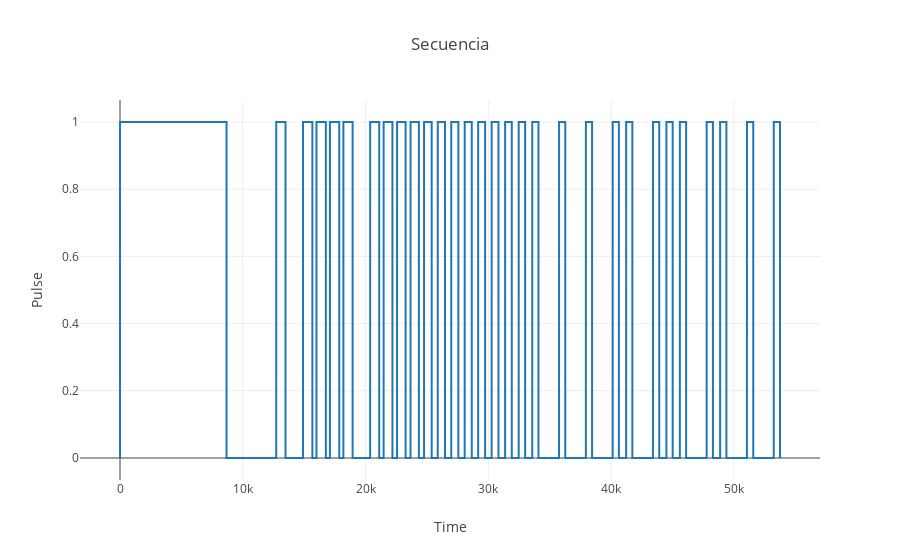
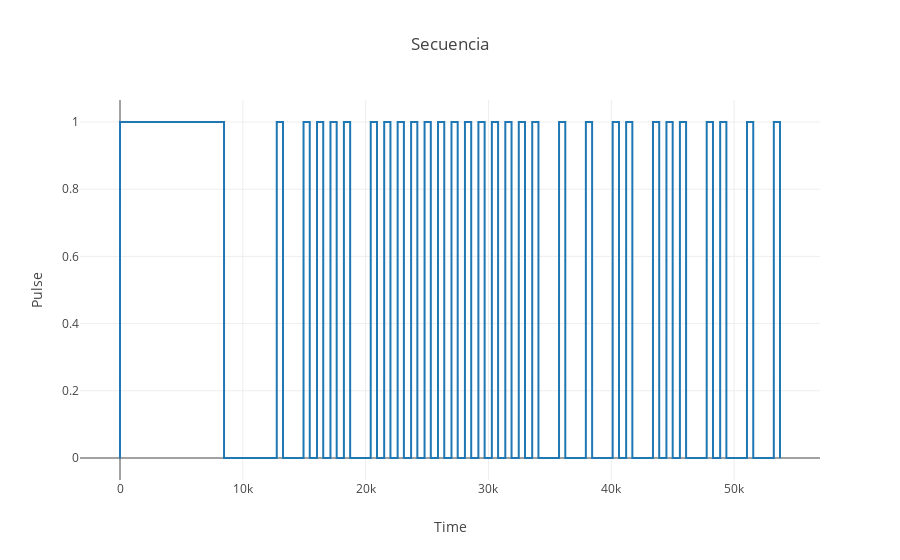
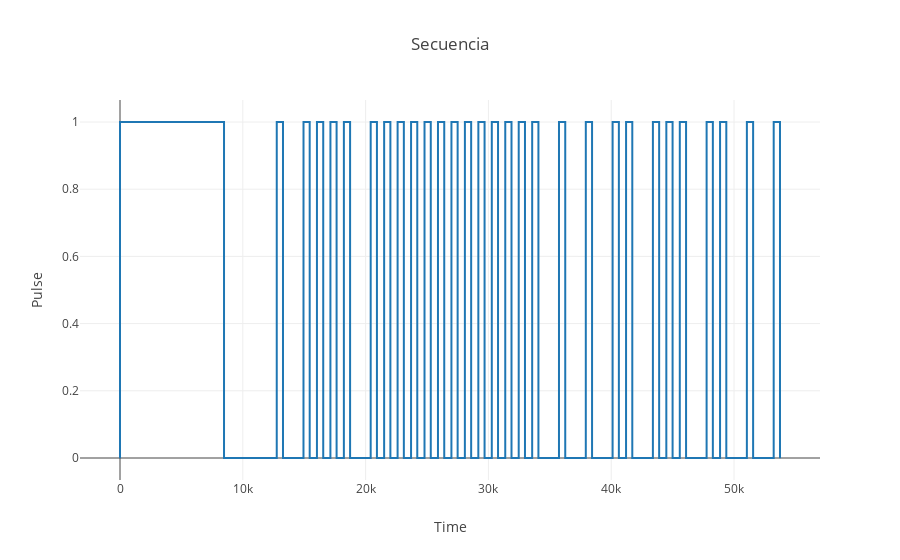
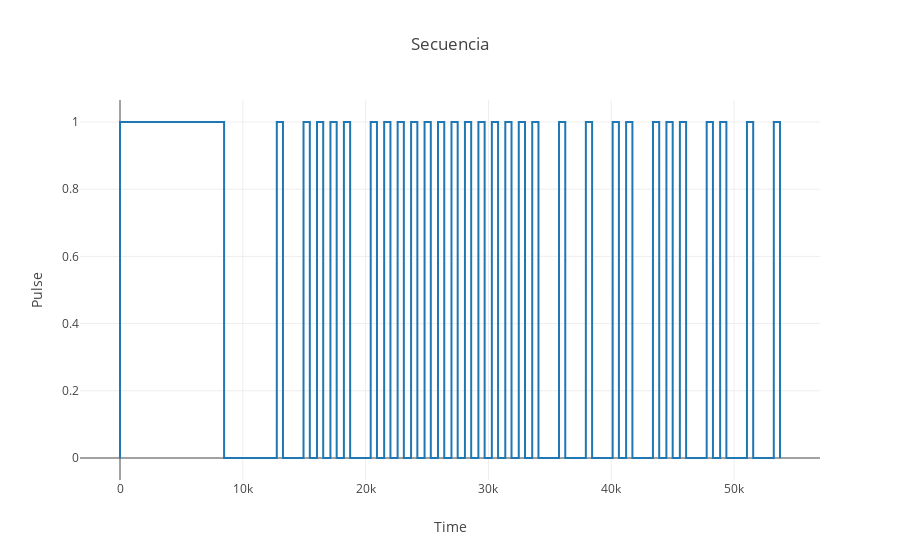

Notebook code cell kept with these figures, in order:
### Code cell
# ## Graphical techniques
# 
# def create_graphs_HoHH(data_func, values_func, labels_func, sum_func, title):
#     create_three_pie_graphs((reg_survey_femHoHH, reg_survey, reg_survey_maleHoHH), data_func, values_func,
#                             labels_func, sum_func, title,
#                             "Female Head of Household", .04,
#                             "Global", .5,
#                             "Male Head of Household", .94)
# 
# def create_graphs_respondent(data_func, values_func, labels_func, sum_func, title):
#     create_three_pie_graphs((reg_survey_female, reg_survey, reg_survey_male), data_func, values_func,
#                             labels_func, sum_func, title,
#                             "Female Respondent", .07,
#                             "Global", .5,
#                             "Male Respondent", .91)
# 
# def create_pie_graph(serie, title):
#     fig = {
#         "layout": {
#             "title": title
#         },
#         "data": [
#             {
#                 "values": serie.values,
#                 "labels": serie.index.values,
#                 "type": "pie",
#                 "sort": False
#             }
#         ]
#     }
# 
#     iplot(fig)
#     
#     
# def create_three_pie_graphs((df1, df2, df3), data_func, values_func,
#                             labels_func, sum_func, title,
#                             title1, title1_x_offset,
#                             title2, title2_x_offset,
#                             title3, title3_x_offset):
#     data_fem = data_func(df1)
#     data_global = data_func(df2)
#     data_male = data_func(df3)
# 
#     fig = {
#         "layout": {
#             "title": title,
#             "annotations": [
#                 {
#                     "font": {
#                         "size": 14
#                     },
#                     "showarrow": False,
#                     #"text": title1 + " (" + str(sum_func(data_fem)) + ")",
#                     "text": title1,
#                     "x": title1_x_offset,
#                     "y": 1
#                 },
#                 {
#                     "font": {
#                         "size": 14
#                     },
#                     "showarrow": False,
#                     #"text": title2 + " (" + str(sum_func(data_global)) + ")",
#                     "text": title2,
#                     "x": title2_x_offset,
#                     "y": 1
#                 },
#                 {
#                     "font": {
#                         "size": 14
#                     },
#                     "showarrow": False,
#                     #"text": title3 + " (" + str(sum_func(data_male)) + ")",
#                     "text": title3,
#                     "x": title3_x_offset,
#                     "y": 1
#                 }
#             ]
#         },
#         "data": [
#             {
#                 "values": values_func(data_fem),
#                 "labels": labels_func(data_fem),
#                 "domain": {
#                     "x": [0, .32]
#                 },
#                 "type": "pie",
#                 "sort": False
#             },
#             {
#                 "values": values_func(data_global),
#                 "labels": labels_func(data_global),
#                 "domain": {
#                     "x": [.34, .64]
#                 },
#                 "type": "pie",
#                 "sort": False
#             },
#             {
#                 "values": values_func(data_male),
#                 "labels": labels_func(data_male),
#                 "domain": {
#                     "x": [.66, .98]
#                 },
#                 "type": "pie",
#                 "sort": False
#             }
#         ]
#     }
# 
#     iplot(fig)
# 
# def create_stacked_bars_graph((df1, df2), data_func, x_func, y_func, title,
#                               title_df1, title_df2):
#     data_global = data_func(pd.concat([df1, df2]))
#     data_fem = data_func(df1)
#     data_male = data_func(df2)
# 
#     fig = {
#         "layout": {
#             "title": title,
#             "xaxis": {
#                 "tickangle": -45
#             },
#             "barmode": "stack",
#             "width": 700,
#             "annotations": []
#         },
#         "data": [
#             {
#                 "x": x_func(data_fem),
#                 "y": y_func(data_fem),
#                 "type": "bar",
#                 "name": title_df1,
#                 "marker": {
#                     "color": 'rgb(225,225,258)',
#                     "line": {
#                         "color": 'rgb(0,0,192)',
#                         "width": 1.5
#                     }
#                 },
#             },
#             {
#                 "x": x_func(data_male),
#                 "y": y_func(data_male),
#                 "type": "bar",
#                 "name": title_df2,
#                 "marker": {
#                     "color": 'rgb(258,225,225)',
#                     "line": {
#                         "color": 'rgb(192,0,0)',
#                         "width": 1.5
#                     }
#                 },
#             }
#         
#         ]
#     }
# 
# 
# #    for i in range(0, len(kitchen_type)):
# #        fig["layout"]["annotations"].append(
# #            {
# #                 "x": map(lambda x: x.capitalize(), kitchen_perc.index.values)[i],
# #                 "y": kitchen_perc.values[i] + 1.5,
# #                "x": pd.concat([df1, df2])[i],
# #                "y": y_func(data_global)[i] + 1.5,
# #                "text": str(data_global.values[i]) + "%",
# #                "font": dict(
# #                    family='Arial',
# #                    size=14,
# #                    color='rgba(0, 0, 100, 1)'
# #                ),
# #                "showarrow": False,
# #    
# #            }
# #        )
# #
# #
#     iplot(fig)
#     
# 
# def plot_wealth_criteria(groupby_data, values, title):
#     groupby_data = groupby_data * 100 / groupby_data.sum()
#     poor = groupby_data[groupby_data.index <= values[0]]
#     medium = groupby_data[groupby_data.index > values[0]]
#     medium = medium[medium.index <= values[1]]
#     rich = groupby_data[groupby_data.index > values[1]]
#     rich = rich[rich.index <= values[2]]
#     print medium
#     
#     fig_distribution = {
#         "layout": {
#             "title": title,
#             "yaxis": {
#                 "ticksuffix": "%"
#             },
#             "width": 700,
#             "annotations": []
#         },
#         "data": [
#             {
#                 "x": poor.index.values,
#                 "y": poor.values,
#                 "type": "bar",
#                 "name": "Very poor (" + str(round(poor.values.sum(), 1)) + "%)" ,
#                 "marker": {
#                     "color": 'rgb(214,39,40)',
#                 }
#             },
#             {
#                 "x": medium.index.values,
#                 "y": medium.values,
#                 "type": "bar",
#                 "name": "Poor (" + str(round(medium.values.sum(), 1)) + "%)",
#                 "marker": {
#                     "color": 'rgb(255,127,14)',
#                 }
#             },
#             {
#                 "x": rich.index.values,
#                 "y": rich.values,
#                 "type": "bar",
#                 "name": "Medium (" + str(round(rich.values.sum(), 1)) + "%)",
#                 "marker": {
#                     "color": 'rgb(44,160,44)',
#                 }
#             }
#         ]
#     }
#     
#     iplot(fig_distribution)

def plot_bits(command, title):
    graph = {
        "layout": {
            "title": title,
            "xaxis": {
                "title": "Time"
            },
            "yaxis": {
                "title": "Pulse"
            }
        },
        "data": [
            {
    
                "x": list(map(lambda x: x[1], command)),
                "y": list(map(lambda x: x[0], command)),
                "mode": "markers+lines",
                "marker": {
                    "size": 1
                },
                "type": "scatter"
            }
        ]
    }
    iplot(graph)

for i in new_commands:
    plot_bits(i, "Secuencia")

### Figure 1 — Plotly figure (JSON) as saved in the notebook; plotly's stock layout.template omitted (floating-point values rounded to 4 significant figures)
{"data": [{"marker": {"size": 1}, "mode": "markers+lines", "type": "scatter", "x": [0, 1, 8677, 8678, 12723, 12724, 13480, 13481, 14904, 14905, 15668, 15669, 16000, 16001, 16765, 16766, 17096, 17097, 17856, 17857, 18192, 18193, 18945, 18946, 20375, 20376, 21111, 21112, 21471, 21472, 22188, 22189, 22567, 22568, 23262, 23263, 23663, 23664, 24341, 24342, 24763, 24764, 25383, 25384, 25879, 25880, 26468, 26469, 26978, 26979, 27557, 27558, 28074, 28075, 28649, 28650, 29170, 29171, 29736, 29737, 30269, 30270, 30823, 30824, 31365, 31366, 31907, 31908, 32471, 32472, 32996, 32997, 33575, 33576, 34082, 34083, 35759, 35760, 36265, 36266, 37943, 37944, 38448, 38449, 40127, 40128, 40630, 40631, 41223, 41224, 41728, 41729, 43406, 43407, 43917, 43918, 44502, 44503, 45012, 45013, 45597, 45598, 46107, 46108, 47780, 47781, 48289, 48290, 48877, 48878, 49386, 49387, 51060, 51061, 51574, 51575, 53244, 53245, 53752, 53753], "y": [0, 1, 1, 0, 0, 1, 1, 0, 0, 1, 1, 0, 0, 1, 1, 0, 0, 1, 1, 0, 0, 1, 1, 0, 0, 1, 1, 0, 0, 1, 1, 0, 0, 1, 1, 0, 0, 1, 1, 0, 0, 1, 1, 0, 0, 1, 1, 0, 0, 1, 1, 0, 0, 1, 1, 0, 0, 1, 1, 0, 0, 1, 1, 0, 0, 1, 1, 0, 0, 1, 1, 0, 0, 1, 1, 0, 0, 1, 1, 0, 0, 1, 1, 0, 0, 1, 1, 0, 0, 1, 1, 0, 0, 1, 1, 0, 0, 1, 1, 0, 0, 1, 1, 0, 0, 1, 1, 0, 0, 1, 1, 0, 0, 1, 1, 0, 0, 1, 1, 0]}], "layout": {"title": "Secuencia", "xaxis": {"title": "Time"}, "yaxis": {"title": "Pulse"}}}

### Figure 2 — Plotly figure (JSON) as saved in the notebook; plotly's stock layout.template omitted (floating-point values rounded to 4 significant figures)
{"data": [{"marker": {"size": 1}, "mode": "markers+lines", "type": "scatter", "x": [0, 1, 8470, 8471, 12763, 12764, 13271, 13272, 14942, 14943, 15449, 15450, 16038, 16039, 16546, 16547, 17134, 17135, 17642, 17643, 18229, 18230, 18738, 18739, 20413, 20414, 20923, 20924, 21509, 21510, 22018, 22019, 22605, 22606, 23114, 23115, 23700, 23701, 24208, 24209, 24796, 24797, 25305, 25306, 25891, 25892, 26399, 26400, 26987, 26988, 27494, 27495, 28083, 28084, 28594, 28595, 29179, 29180, 29687, 29688, 30275, 30276, 30783, 30784, 31370, 31371, 31879, 31880, 32466, 32467, 32973, 32974, 33561, 33562, 34069, 34070, 35745, 35746, 36254, 36255, 37929, 37930, 38438, 38439, 40112, 40113, 40626, 40627, 41208, 41209, 41714, 41715, 43392, 43393, 43900, 43901, 44488, 44489, 44997, 44998, 45585, 45586, 46089, 46090, 47767, 47768, 48278, 48279, 48863, 48864, 49370, 49371, 51047, 51048, 51557, 51558, 53231, 53232, 53734, 53735], "y": [0, 1, 1, 0, 0, 1, 1, 0, 0, 1, 1, 0, 0, 1, 1, 0, 0, 1, 1, 0, 0, 1, 1, 0, 0, 1, 1, 0, 0, 1, 1, 0, 0, 1, 1, 0, 0, 1, 1, 0, 0, 1, 1, 0, 0, 1, 1, 0, 0, 1, 1, 0, 0, 1, 1, 0, 0, 1, 1, 0, 0, 1, 1, 0, 0, 1, 1, 0, 0, 1, 1, 0, 0, 1, 1, 0, 0, 1, 1, 0, 0, 1, 1, 0, 0, 1, 1, 0, 0, 1, 1, 0, 0, 1, 1, 0, 0, 1, 1, 0, 0, 1, 1, 0, 0, 1, 1, 0, 0, 1, 1, 0, 0, 1, 1, 0, 0, 1, 1, 0]}], "layout": {"title": "Secuencia", "xaxis": {"title": "Time"}, "yaxis": {"title": "Pulse"}}}

### Figure 3 — Plotly figure (JSON) as saved in the notebook; plotly's stock layout.template omitted (floating-point values rounded to 4 significant figures)
{"data": [{"marker": {"size": 1}, "mode": "markers+lines", "type": "scatter", "x": [0, 1, 8470, 8471, 12764, 12765, 13272, 13273, 14942, 14943, 15446, 15447, 16037, 16038, 16549, 16550, 17134, 17135, 17638, 17639, 18230, 18231, 18736, 18737, 20413, 20414, 20922, 20923, 21509, 21510, 22017, 22018, 22605, 22606, 23114, 23115, 23701, 23702, 24207, 24208, 24796, 24797, 25306, 25307, 25892, 25893, 26403, 26404, 26988, 26989, 27494, 27495, 28084, 28085, 28595, 28596, 29180, 29181, 29687, 29688, 30275, 30276, 30784, 30785, 31371, 31372, 31880, 31881, 32467, 32468, 32977, 32978, 33563, 33564, 34072, 34073, 35746, 35747, 36256, 36257, 37930, 37931, 38440, 38441, 40113, 40114, 40623, 40624, 41209, 41210, 41716, 41717, 43393, 43394, 43903, 43904, 44488, 44489, 44997, 44998, 45584, 45585, 46095, 46096, 47768, 47769, 48276, 48277, 48863, 48864, 49372, 49373, 51046, 51047, 51555, 51556, 53230, 53231, 53743, 53744], "y": [0, 1, 1, 0, 0, 1, 1, 0, 0, 1, 1, 0, 0, 1, 1, 0, 0, 1, 1, 0, 0, 1, 1, 0, 0, 1, 1, 0, 0, 1, 1, 0, 0, 1, 1, 0, 0, 1, 1, 0, 0, 1, 1, 0, 0, 1, 1, 0, 0, 1, 1, 0, 0, 1, 1, 0, 0, 1, 1, 0, 0, 1, 1, 0, 0, 1, 1, 0, 0, 1, 1, 0, 0, 1, 1, 0, 0, 1, 1, 0, 0, 1, 1, 0, 0, 1, 1, 0, 0, 1, 1, 0, 0, 1, 1, 0, 0, 1, 1, 0, 0, 1, 1, 0, 0, 1, 1, 0, 0, 1, 1, 0, 0, 1, 1, 0, 0, 1, 1, 0]}], "layout": {"title": "Secuencia", "xaxis": {"title": "Time"}, "yaxis": {"title": "Pulse"}}}

### Figure 4 — Plotly figure (JSON) as saved in the notebook; plotly's stock layout.template omitted (floating-point values rounded to 4 significant figures)
{"data": [{"marker": {"size": 1}, "mode": "markers+lines", "type": "scatter", "x": [0, 1, 8475, 8476, 12767, 12768, 13268, 13269, 14942, 14943, 15454, 15455, 16038, 16039, 16545, 16546, 17133, 17134, 17643, 17644, 18229, 18230, 18738, 18739, 20412, 20413, 20922, 20923, 21508, 21509, 22019, 22020, 22604, 22605, 23110, 23111, 23700, 23701, 24209, 24210, 24797, 24798, 25305, 25306, 25891, 25892, 26400, 26401, 26987, 26988, 27494, 27495, 28084, 28085, 28593, 28594, 29181, 29182, 29688, 29689, 30275, 30276, 30784, 30785, 31370, 31371, 31877, 31878, 32467, 32468, 32975, 32976, 33562, 33563, 34071, 34072, 35745, 35746, 36253, 36254, 37929, 37930, 38439, 38440, 40112, 40113, 40621, 40622, 41208, 41209, 41720, 41721, 43393, 43394, 43901, 43902, 44488, 44489, 45000, 45001, 45584, 45585, 46093, 46094, 47767, 47768, 48276, 48277, 48863, 48864, 49372, 49373, 51046, 51047, 51554, 51555, 53231, 53232, 53736, 53737], "y": [0, 1, 1, 0, 0, 1, 1, 0, 0, 1, 1, 0, 0, 1, 1, 0, 0, 1, 1, 0, 0, 1, 1, 0, 0, 1, 1, 0, 0, 1, 1, 0, 0, 1, 1, 0, 0, 1, 1, 0, 0, 1, 1, 0, 0, 1, 1, 0, 0, 1, 1, 0, 0, 1, 1, 0, 0, 1, 1, 0, 0, 1, 1, 0, 0, 1, 1, 0, 0, 1, 1, 0, 0, 1, 1, 0, 0, 1, 1, 0, 0, 1, 1, 0, 0, 1, 1, 0, 0, 1, 1, 0, 0, 1, 1, 0, 0, 1, 1, 0, 0, 1, 1, 0, 0, 1, 1, 0, 0, 1, 1, 0, 0, 1, 1, 0, 0, 1, 1, 0]}], "layout": {"title": "Secuencia", "xaxis": {"title": "Time"}, "yaxis": {"title": "Pulse"}}}
